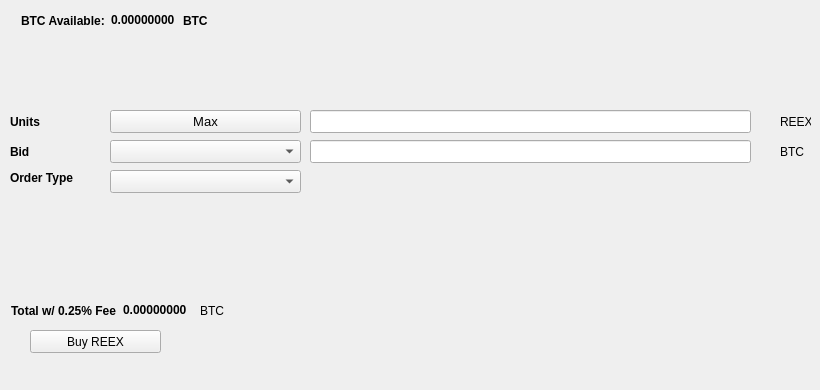
   <widget class="QWidget" name="BuyTab">
    <attribute name="title">
     <string>Buy</string>
    </attribute>
    <widget class="QPushButton" name="BuyREEX">
     <property name="geometry">
      <rect>
       <x>30</x>
       <y>330</y>
       <width>131</width>
       <height>23</height>
      </rect>
     </property>
     <property name="text">
      <string>Buy REEX</string>
     </property>
     <property name="icon">
      <iconset resource="../retrex.qrc">
       <normaloff>:/icons/bitcoin</normaloff>:/icons/bitcoin</iconset>
     </property>
    </widget>
    <widget class="QLabel" name="label_3">
     <property name="geometry">
      <rect>
       <x>10</x>
       <y>110</y>
       <width>46</width>
       <height>23</height>
      </rect>
     </property>
     <property name="font">
      <font>
       <weight>75</weight>
       <bold>true</bold>
      </font>
     </property>
     <property name="text">
      <string>Units</string>
     </property>
    </widget>
    <widget class="QLineEdit" name="UnitsInput">
     <property name="geometry">
      <rect>
       <x>310</x>
       <y>110</y>
       <width>441</width>
       <height>23</height>
      </rect>
     </property>
     <property name="font">
      <font>
       <pointsize>9</pointsize>
       <weight>75</weight>
       <bold>true</bold>
      </font>
     </property>
    </widget>
    <widget class="QLineEdit" name="BuyBidPriceEdit">
     <property name="geometry">
      <rect>
       <x>310</x>
       <y>140</y>
       <width>441</width>
       <height>23</height>
      </rect>
     </property>
     <property name="font">
      <font>
       <pointsize>9</pointsize>
       <weight>75</weight>
       <bold>true</bold>
      </font>
     </property>
    </widget>
    <widget class="QLabel" name="label_4">
     <property name="geometry">
      <rect>
       <x>780</x>
       <y>110</y>
       <width>31</width>
       <height>23</height>
      </rect>
     </property>
     <property name="text">
      <string>REEX</string>
     </property>
    </widget>
    <widget class="QLabel" name="label_5">
     <property name="geometry">
      <rect>
       <x>780</x>
       <y>140</y>
       <width>31</width>
       <height>23</height>
      </rect>
     </property>
     <property name="text">
      <string>BTC</string>
     </property>
    </widget>
    <widget class="QLabel" name="label_6">
     <property name="geometry">
      <rect>
       <x>10</x>
       <y>140</y>
       <width>46</width>
       <height>23</height>
      </rect>
     </property>
     <property name="font">
      <font>
       <weight>75</weight>
       <bold>true</bold>
      </font>
     </property>
     <property name="text">
      <string>Bid</string>
     </property>
    </widget>
    <widget class="QLabel" name="label_7">
     <property name="geometry">
      <rect>
       <x>10</x>
       <y>170</y>
       <width>91</width>
       <height>16</height>
      </rect>
     </property>
     <property name="font">
      <font>
       <weight>75</weight>
       <bold>true</bold>
      </font>
     </property>
     <property name="text">
      <string>Order Type</string>
     </property>
    </widget>
    <widget class="QPushButton" name="Buy_Max_Amount">
     <property name="geometry">
      <rect>
       <x>110</x>
       <y>110</y>
       <width>191</width>
       <height>23</height>
      </rect>
     </property>
     <property name="font">
      <font>
       <pointsize>10</pointsize>
      </font>
     </property>
     <property name="text">
      <string>Max</string>
     </property>
    </widget>
    <widget class="QComboBox" name="BuyBidcomboBox">
     <property name="geometry">
      <rect>
       <x>110</x>
       <y>140</y>
       <width>191</width>
       <height>23</height>
      </rect>
     </property>
     <property name="font">
      <font>
       <pointsize>10</pointsize>
      </font>
     </property>
    </widget>
    <widget class="QComboBox" name="buyOrdertypeCombo">
     <property name="geometry">
      <rect>
       <x>110</x>
       <y>170</y>
       <width>191</width>
       <height>23</height>
      </rect>
     </property>
     <property name="font">
      <font>
       <pointsize>10</pointsize>
      </font>
     </property>
    </widget>
    <widget class="QWidget" name="layoutWidget1">
     <property name="geometry">
      <rect>
       <x>21</x>
       <y>11</y>
       <width>227</width>
       <height>19</height>
      </rect>
     </property>
     <layout class="QHBoxLayout" name="horizontalLayout_3">
      <item>
       <widget class="QLabel" name="label232">
        <property name="font">
         <font>
          <weight>75</weight>
          <bold>true</bold>
         </font>
        </property>
        <property name="text">
         <string>BTC Available:</string>
        </property>
       </widget>
      </item>
      <item>
       <widget class="QLabel" name="BtcAvailableLbl">
        <property name="palette">
         <palette>
          <active>
           <colorrole role="WindowText">
            <brush brushstyle="SolidPattern">
             <color alpha="255">
              <red>0</red>
              <green>0</green>
              <blue>0</blue>
             </color>
            </brush>
           </colorrole>
           <colorrole role="Button">
            <brush brushstyle="SolidPattern">
             <color alpha="255">
              <red>0</red>
              <green>170</green>
              <blue>0</blue>
             </color>
            </brush>
           </colorrole>
           <colorrole role="Light">
            <brush brushstyle="SolidPattern">
             <color alpha="255">
              <red>0</red>
              <green>255</green>
              <blue>0</blue>
             </color>
            </brush>
           </colorrole>
           <colorrole role="Midlight">
            <brush brushstyle="SolidPattern">
             <color alpha="255">
              <red>0</red>
              <green>212</green>
              <blue>0</blue>
             </color>
            </brush>
           </colorrole>
           <colorrole role="Dark">
            <brush brushstyle="SolidPattern">
             <color alpha="255">
              <red>0</red>
              <green>85</green>
              <blue>0</blue>
             </color>
            </brush>
           </colorrole>
           <colorrole role="Mid">
            <brush brushstyle="SolidPattern">
             <color alpha="255">
              <red>0</red>
              <green>113</green>
              <blue>0</blue>
             </color>
            </brush>
           </colorrole>
           <colorrole role="Text">
            <brush brushstyle="SolidPattern">
             <color alpha="255">
              <red>0</red>
              <green>170</green>
              <blue>0</blue>
             </color>
            </brush>
           </colorrole>
           <colorrole role="BrightText">
            <brush brushstyle="SolidPattern">
             <color alpha="255">
              <red>255</red>
              <green>255</green>
              <blue>255</blue>
             </color>
            </brush>
           </colorrole>
           <colorrole role="ButtonText">
            <brush brushstyle="SolidPattern">
             <color alpha="255">
              <red>0</red>
              <green>0</green>
              <blue>0</blue>
             </color>
            </brush>
           </colorrole>
           <colorrole role="Base">
            <brush brushstyle="SolidPattern">
             <color alpha="255">
              <red>255</red>
              <green>255</green>
              <blue>255</blue>
             </color>
            </brush>
           </colorrole>
           <colorrole role="Window">
            <brush brushstyle="SolidPattern">
             <color alpha="255">
              <red>0</red>
              <green>170</green>
              <blue>0</blue>
             </color>
            </brush>
           </colorrole>
           <colorrole role="Shadow">
            <brush brushstyle="SolidPattern">
             <color alpha="255">
              <red>0</red>
              <green>0</green>
              <blue>0</blue>
             </color>
            </brush>
           </colorrole>
           <colorrole role="AlternateBase">
            <brush brushstyle="SolidPattern">
             <color alpha="255">
              <red>127</red>
              <green>212</green>
              <blue>127</blue>
             </color>
            </brush>
           </colorrole>
           <colorrole role="ToolTipBase">
            <brush brushstyle="SolidPattern">
             <color alpha="255">
              <red>255</red>
              <green>255</green>
              <blue>220</blue>
             </color>
            </brush>
           </colorrole>
           <colorrole role="ToolTipText">
            <brush brushstyle="SolidPattern">
             <color alpha="255">
              <red>0</red>
              <green>0</green>
              <blue>0</blue>
             </color>
            </brush>
           </colorrole>
          </active>
          <inactive>
           <colorrole role="WindowText">
            <brush brushstyle="SolidPattern">
             <color alpha="255">
              <red>0</red>
              <green>0</green>
              <blue>0</blue>
             </color>
            </brush>
           </colorrole>
           <colorrole role="Button">
            <brush brushstyle="SolidPattern">
             <color alpha="255">
              <red>0</red>
              <green>170</green>
              <blue>0</blue>
             </color>
            </brush>
           </colorrole>
           <colorrole role="Light">
            <brush brushstyle="SolidPattern">
             <color alpha="255">
              <red>0</red>
              <green>255</green>
              <blue>0</blue>
             </color>
            </brush>
           </colorrole>
           <colorrole role="Midlight">
            <brush brushstyle="SolidPattern">
             <color alpha="255">
              <red>0</red>
              <green>212</green>
              <blue>0</blue>
             </color>
            </brush>
           </colorrole>
           <colorrole role="Dark">
            <brush brushstyle="SolidPattern">
             <color alpha="255">
              <red>0</red>
              <green>85</green>
              <blue>0</blue>
             </color>
            </brush>
           </colorrole>
           <colorrole role="Mid">
            <brush brushstyle="SolidPattern">
             <color alpha="255">
              <red>0</red>
              <green>113</green>
              <blue>0</blue>
             </color>
            </brush>
           </colorrole>
           <colorrole role="Text">
            <brush brushstyle="SolidPattern">
             <color alpha="255">
              <red>0</red>
              <green>170</green>
              <blue>0</blue>
             </color>
            </brush>
           </colorrole>
           <colorrole role="BrightText">
            <brush brushstyle="SolidPattern">
             <color alpha="255">
              <red>255</red>
              <green>255</green>
              <blue>255</blue>
             </color>
            </brush>
           </colorrole>
           <colorrole role="ButtonText">
            <brush brushstyle="SolidPattern">
             <color alpha="255">
              <red>0</red>
              <green>0</green>
              <blue>0</blue>
             </color>
            </brush>
           </colorrole>
           <colorrole role="Base">
            <brush brushstyle="SolidPattern">
             <color alpha="255">
              <red>255</red>
              <green>255</green>
              <blue>255</blue>
             </color>
            </brush>
           </colorrole>
           <colorrole role="Window">
            <brush brushstyle="SolidPattern">
             <color alpha="255">
              <red>0</red>
              <green>170</green>
              <blue>0</blue>
             </color>
            </brush>
           </colorrole>
           <colorrole role="Shadow">
            <brush brushstyle="SolidPattern">
             <color alpha="255">
              <red>0</red>
              <green>0</green>
              <blue>0</blue>
             </color>
            </brush>
           </colorrole>
           <colorrole role="AlternateBase">
            <brush brushstyle="SolidPattern">
             <color alpha="255">
              <red>127</red>
              <green>212</green>
              <blue>127</blue>
             </color>
            </brush>
           </colorrole>
           <colorrole role="ToolTipBase">
            <brush brushstyle="SolidPattern">
             <color alpha="255">
              <red>255</red>
              <green>255</green>
              <blue>220</blue>
             </color>
            </brush>
           </colorrole>
           <colorrole role="ToolTipText">
            <brush brushstyle="SolidPattern">
             <color alpha="255">
              <red>0</red>
              <green>0</green>
              <blue>0</blue>
             </color>
            </brush>
           </colorrole>
          </inactive>
          <disabled>
           <colorrole role="WindowText">
            <brush brushstyle="SolidPattern">
             <color alpha="255">
              <red>0</red>
              <green>85</green>
              <blue>0</blue>
             </color>
            </brush>
           </colorrole>
           <colorrole role="Button">
            <brush brushstyle="SolidPattern">
             <color alpha="255">
              <red>0</red>
              <green>170</green>
              <blue>0</blue>
             </color>
            </brush>
           </colorrole>
           <colorrole role="Light">
            <brush brushstyle="SolidPattern">
             <color alpha="255">
              <red>0</red>
              <green>255</green>
              <blue>0</blue>
             </color>
            </brush>
           </colorrole>
           <colorrole role="Midlight">
            <brush brushstyle="SolidPattern">
             <color alpha="255">
              <red>0</red>
              <green>212</green>
              <blue>0</blue>
             </color>
            </brush>
           </colorrole>
           <colorrole role="Dark">
            <brush brushstyle="SolidPattern">
             <color alpha="255">
              <red>0</red>
              <green>85</green>
              <blue>0</blue>
             </color>
            </brush>
           </colorrole>
           <colorrole role="Mid">
            <brush brushstyle="SolidPattern">
             <color alpha="255">
              <red>0</red>
              <green>113</green>
              <blue>0</blue>
             </color>
            </brush>
           </colorrole>
           <colorrole role="Text">
            <brush brushstyle="SolidPattern">
             <color alpha="255">
              <red>0</red>
              <green>85</green>
              <blue>0</blue>
             </color>
            </brush>
           </colorrole>
           <colorrole role="BrightText">
            <brush brushstyle="SolidPattern">
             <color alpha="255">
              <red>255</red>
              <green>255</green>
              <blue>255</blue>
             </color>
            </brush>
           </colorrole>
           <colorrole role="ButtonText">
            <brush brushstyle="SolidPattern">
             <color alpha="255">
              <red>0</red>
              <green>85</green>
              <blue>0</blue>
             </color>
            </brush>
           </colorrole>
           <colorrole role="Base">
            <brush brushstyle="SolidPattern">
             <color alpha="255">
              <red>0</red>
              <green>170</green>
              <blue>0</blue>
             </color>
            </brush>
           </colorrole>
           <colorrole role="Window">
            <brush brushstyle="SolidPattern">
             <color alpha="255">
              <red>0</red>
              <green>170</green>
              <blue>0</blue>
             </color>
            </brush>
           </colorrole>
           <colorrole role="Shadow">
            <brush brushstyle="SolidPattern">
             <color alpha="255">
              <red>0</red>
              <green>0</green>
              <blue>0</blue>
             </color>
            </brush>
           </colorrole>
           <colorrole role="AlternateBase">
            <brush brushstyle="SolidPattern">
             <color alpha="255">
              <red>0</red>
              <green>170</green>
              <blue>0</blue>
             </color>
            </brush>
           </colorrole>
           <colorrole role="ToolTipBase">
            <brush brushstyle="SolidPattern">
             <color alpha="255">
              <red>255</red>
              <green>255</green>
              <blue>220</blue>
             </color>
            </brush>
           </colorrole>
           <colorrole role="ToolTipText">
            <brush brushstyle="SolidPattern">
             <color alpha="255">
              <red>0</red>
              <green>0</green>
              <blue>0</blue>
             </color>
            </brush>
           </colorrole>
          </disabled>
         </palette>
        </property>
        <property name="font">
         <font>
          <weight>75</weight>
          <bold>true</bold>
         </font>
        </property>
        <property name="text">
         <string>0.00000000</string>
        </property>
        <property name="textInteractionFlags">
         <set>Qt::LinksAccessibleByMouse|Qt::TextSelectableByKeyboard|Qt::TextSelectableByMouse</set>
        </property>
       </widget>
      </item>
      <item>
       <widget class="QLabel" name="BtcAvailableLbl_2">
        <property name="font">
         <font>
          <weight>75</weight>
          <bold>true</bold>
         </font>
        </property>
        <property name="text">
         <string>BTC</string>
        </property>
       </widget>
      </item>
     </layout>
    </widget>
    <widget class="QWidget" name="layoutWidge2">
     <property name="geometry">
      <rect>
       <x>11</x>
       <y>301</y>
       <width>259</width>
       <height>19</height>
      </rect>
     </property>
     <layout class="QHBoxLayout" name="horizontalLayout_4">
      <item>
       <widget class="QLabel" name="label_9">
        <property name="font">
         <font>
          <weight>75</weight>
          <bold>true</bold>
         </font>
        </property>
        <property name="text">
         <string>Total w/ 0.25% Fee</string>
        </property>
       </widget>
      </item>
      <item>
       <widget class="QLabel" name="BuyCostLabel">
        <property name="palette">
         <palette>
          <active>
           <colorrole role="WindowText">
            <brush brushstyle="SolidPattern">
             <color alpha="255">
              <red>0</red>
              <green>0</green>
              <blue>0</blue>
             </color>
            </brush>
           </colorrole>
           <colorrole role="Button">
            <brush brushstyle="SolidPattern">
             <color alpha="255">
              <red>0</red>
              <green>170</green>
              <blue>0</blue>
             </color>
            </brush>
           </colorrole>
           <colorrole role="Light">
            <brush brushstyle="SolidPattern">
             <color alpha="255">
              <red>0</red>
              <green>255</green>
              <blue>0</blue>
             </color>
            </brush>
           </colorrole>
           <colorrole role="Midlight">
            <brush brushstyle="SolidPattern">
             <color alpha="255">
              <red>0</red>
              <green>212</green>
              <blue>0</blue>
             </color>
            </brush>
           </colorrole>
           <colorrole role="Dark">
            <brush brushstyle="SolidPattern">
             <color alpha="255">
              <red>0</red>
              <green>85</green>
              <blue>0</blue>
             </color>
            </brush>
           </colorrole>
           <colorrole role="Mid">
            <brush brushstyle="SolidPattern">
             <color alpha="255">
              <red>0</red>
              <green>113</green>
              <blue>0</blue>
             </color>
            </brush>
           </colorrole>
           <colorrole role="Text">
            <brush brushstyle="SolidPattern">
             <color alpha="255">
              <red>0</red>
              <green>170</green>
              <blue>0</blue>
             </color>
            </brush>
           </colorrole>
           <colorrole role="BrightText">
            <brush brushstyle="SolidPattern">
             <color alpha="255">
              <red>255</red>
              <green>255</green>
              <blue>255</blue>
             </color>
            </brush>
           </colorrole>
           <colorrole role="ButtonText">
            <brush brushstyle="SolidPattern">
             <color alpha="255">
              <red>0</red>
              <green>0</green>
              <blue>0</blue>
             </color>
            </brush>
           </colorrole>
           <colorrole role="Base">
            <brush brushstyle="SolidPattern">
             <color alpha="255">
              <red>255</red>
              <green>255</green>
              <blue>255</blue>
             </color>
            </brush>
           </colorrole>
           <colorrole role="Window">
            <brush brushstyle="SolidPattern">
             <color alpha="255">
              <red>0</red>
              <green>170</green>
              <blue>0</blue>
             </color>
            </brush>
           </colorrole>
           <colorrole role="Shadow">
            <brush brushstyle="SolidPattern">
             <color alpha="255">
              <red>0</red>
              <green>0</green>
              <blue>0</blue>
             </color>
            </brush>
           </colorrole>
           <colorrole role="AlternateBase">
            <brush brushstyle="SolidPattern">
             <color alpha="255">
              <red>127</red>
              <green>212</green>
              <blue>127</blue>
             </color>
            </brush>
           </colorrole>
           <colorrole role="ToolTipBase">
            <brush brushstyle="SolidPattern">
             <color alpha="255">
              <red>255</red>
              <green>255</green>
              <blue>220</blue>
             </color>
            </brush>
           </colorrole>
           <colorrole role="ToolTipText">
            <brush brushstyle="SolidPattern">
             <color alpha="255">
              <red>0</red>
              <green>0</green>
              <blue>0</blue>
             </color>
            </brush>
           </colorrole>
          </active>
          <inactive>
           <colorrole role="WindowText">
            <brush brushstyle="SolidPattern">
             <color alpha="255">
              <red>0</red>
              <green>0</green>
              <blue>0</blue>
             </color>
            </brush>
           </colorrole>
           <colorrole role="Button">
            <brush brushstyle="SolidPattern">
             <color alpha="255">
              <red>0</red>
              <green>170</green>
              <blue>0</blue>
             </color>
            </brush>
           </colorrole>
           <colorrole role="Light">
            <brush brushstyle="SolidPattern">
             <color alpha="255">
              <red>0</red>
              <green>255</green>
              <blue>0</blue>
             </color>
            </brush>
           </colorrole>
           <colorrole role="Midlight">
            <brush brushstyle="SolidPattern">
             <color alpha="255">
              <red>0</red>
              <green>212</green>
              <blue>0</blue>
             </color>
            </brush>
           </colorrole>
           <colorrole role="Dark">
            <brush brushstyle="SolidPattern">
             <color alpha="255">
              <red>0</red>
              <green>85</green>
              <blue>0</blue>
             </color>
            </brush>
           </colorrole>
           <colorrole role="Mid">
            <brush brushstyle="SolidPattern">
             <color alpha="255">
              <red>0</red>
              <green>113</green>
              <blue>0</blue>
             </color>
            </brush>
           </colorrole>
           <colorrole role="Text">
            <brush brushstyle="SolidPattern">
             <color alpha="255">
              <red>0</red>
              <green>170</green>
              <blue>0</blue>
             </color>
            </brush>
           </colorrole>
           <colorrole role="BrightText">
            <brush brushstyle="SolidPattern">
             <color alpha="255">
              <red>255</red>
              <green>255</green>
              <blue>255</blue>
             </color>
            </brush>
           </colorrole>
           <colorrole role="ButtonText">
            <brush brushstyle="SolidPattern">
             <color alpha="255">
              <red>0</red>
              <green>0</green>
              <blue>0</blue>
             </color>
            </brush>
           </colorrole>
           <colorrole role="Base">
            <brush brushstyle="SolidPattern">
             <color alpha="255">
              <red>255</red>
              <green>255</green>
              <blue>255</blue>
             </color>
            </brush>
           </colorrole>
           <colorrole role="Window">
            <brush brushstyle="SolidPattern">
             <color alpha="255">
              <red>0</red>
              <green>170</green>
              <blue>0</blue>
             </color>
            </brush>
           </colorrole>
           <colorrole role="Shadow">
            <brush brushstyle="SolidPattern">
             <color alpha="255">
              <red>0</red>
              <green>0</green>
              <blue>0</blue>
             </color>
            </brush>
           </colorrole>
           <colorrole role="AlternateBase">
            <brush brushstyle="SolidPattern">
             <color alpha="255">
              <red>127</red>
              <green>212</green>
              <blue>127</blue>
             </color>
            </brush>
           </colorrole>
           <colorrole role="ToolTipBase">
            <brush brushstyle="SolidPattern">
             <color alpha="255">
              <red>255</red>
              <green>255</green>
              <blue>220</blue>
             </color>
            </brush>
           </colorrole>
           <colorrole role="ToolTipText">
            <brush brushstyle="SolidPattern">
             <color alpha="255">
              <red>0</red>
              <green>0</green>
              <blue>0</blue>
             </color>
            </brush>
           </colorrole>
          </inactive>
          <disabled>
           <colorrole role="WindowText">
            <brush brushstyle="SolidPattern">
             <color alpha="255">
              <red>0</red>
              <green>85</green>
              <blue>0</blue>
             </color>
            </brush>
           </colorrole>
           <colorrole role="Button">
            <brush brushstyle="SolidPattern">
             <color alpha="255">
              <red>0</red>
              <green>170</green>
              <blue>0</blue>
             </color>
            </brush>
           </colorrole>
           <colorrole role="Light">
            <brush brushstyle="SolidPattern">
             <color alpha="255">
              <red>0</red>
              <green>255</green>
              <blue>0</blue>
             </color>
            </brush>
           </colorrole>
           <colorrole role="Midlight">
            <brush brushstyle="SolidPattern">
             <color alpha="255">
              <red>0</red>
              <green>212</green>
              <blue>0</blue>
             </color>
            </brush>
           </colorrole>
           <colorrole role="Dark">
            <brush brushstyle="SolidPattern">
             <color alpha="255">
              <red>0</red>
              <green>85</green>
              <blue>0</blue>
             </color>
            </brush>
           </colorrole>
           <colorrole role="Mid">
            <brush brushstyle="SolidPattern">
             <color alpha="255">
              <red>0</red>
              <green>113</green>
              <blue>0</blue>
             </color>
            </brush>
           </colorrole>
           <colorrole role="Text">
            <brush brushstyle="SolidPattern">
             <color alpha="255">
              <red>0</red>
              <green>85</green>
              <blue>0</blue>
             </color>
            </brush>
           </colorrole>
           <colorrole role="BrightText">
            <brush brushstyle="SolidPattern">
             <color alpha="255">
              <red>255</red>
              <green>255</green>
              <blue>255</blue>
             </color>
            </brush>
           </colorrole>
           <colorrole role="ButtonText">
            <brush brushstyle="SolidPattern">
             <color alpha="255">
              <red>0</red>
              <green>85</green>
              <blue>0</blue>
             </color>
            </brush>
           </colorrole>
           <colorrole role="Base">
            <brush brushstyle="SolidPattern">
             <color alpha="255">
              <red>0</red>
              <green>170</green>
              <blue>0</blue>
             </color>
            </brush>
           </colorrole>
           <colorrole role="Window">
            <brush brushstyle="SolidPattern">
             <color alpha="255">
              <red>0</red>
              <green>170</green>
              <blue>0</blue>
             </color>
            </brush>
           </colorrole>
           <colorrole role="Shadow">
            <brush brushstyle="SolidPattern">
             <color alpha="255">
              <red>0</red>
              <green>0</green>
              <blue>0</blue>
             </color>
            </brush>
           </colorrole>
           <colorrole role="AlternateBase">
            <brush brushstyle="SolidPattern">
             <color alpha="255">
              <red>0</red>
              <green>170</green>
              <blue>0</blue>
             </color>
            </brush>
           </colorrole>
           <colorrole role="ToolTipBase">
            <brush brushstyle="SolidPattern">
             <color alpha="255">
              <red>255</red>
              <green>255</green>
              <blue>220</blue>
             </color>
            </brush>
           </colorrole>
           <colorrole role="ToolTipText">
            <brush brushstyle="SolidPattern">
             <color alpha="255">
              <red>0</red>
              <green>0</green>
              <blue>0</blue>
             </color>
            </brush>
           </colorrole>
          </disabled>
         </palette>
        </property>
        <property name="font">
         <font>
          <weight>75</weight>
          <bold>true</bold>
         </font>
        </property>
        <property name="autoFillBackground">
         <bool>false</bool>
        </property>
        <property name="text">
         <string>0.00000000</string>
        </property>
        <property name="textInteractionFlags">
         <set>Qt::LinksAccessibleByMouse|Qt::TextSelectableByMouse</set>
        </property>
       </widget>
      </item>
      <item>
       <widget class="QLabel" name="label_10">
        <property name="font">
         <font>
          <weight>50</weight>
          <bold>false</bold>
         </font>
        </property>
        <property name="text">
         <string>BTC</string>
        </property>
       </widget>
      </item>
     </layout>
    </widget>
    <widget class="QLabel" name="label_24">
     <property name="geometry">
      <rect>
       <x>460</x>
       <y>300</y>
       <width>281</width>
       <height>81</height>
      </rect>
     </property>
     <property name="text">
      <string/>
     </property>
     <property name="pixmap">
      <pixmap>:/images/bittrex</pixmap>
     </property>
    </widget>
   </widget>
